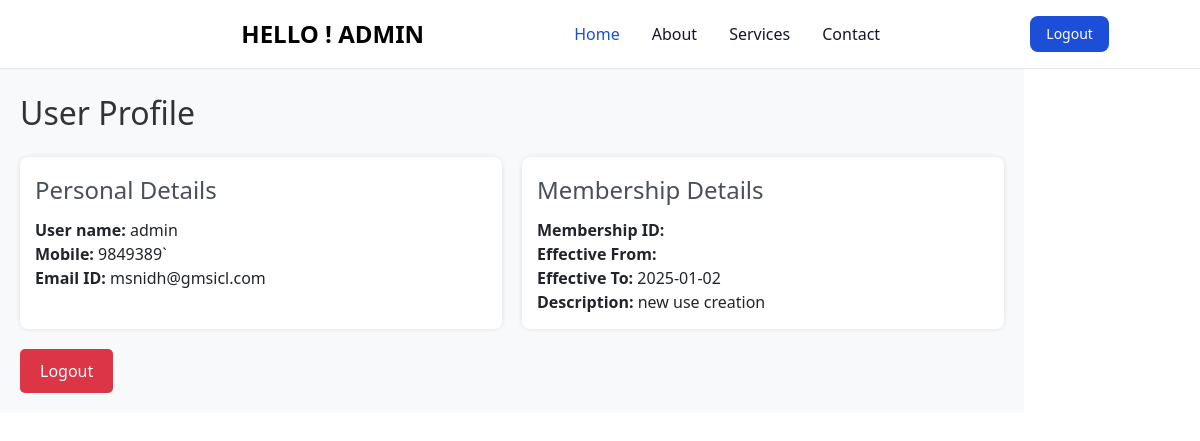
The app's page /profile.php (signed in) with its own data.
### tables this page shows
CREATE TABLE `user_info` (
  `id` int NOT NULL AUTO_INCREMENT,
  `user_name` varchar(45) DEFAULT NULL,
  `password` varchar(45) DEFAULT NULL,
  `mobile_no` varchar(45) DEFAULT NULL,
  `emai_id` varchar(45) DEFAULT NULL,
  `effective_from_date` varchar(45) DEFAULT NULL,
  `effective_to_date` varchar(45) DEFAULT NULL,
  `membership_id` varchar(45) DEFAULT NULL,
  `description` varchar(45) DEFAULT NULL,
  `days` varchar(45) DEFAULT NULL,
  `created_by` varchar(45) DEFAULT NULL,
  `created_date` varchar(45) DEFAULT NULL,
  `updated_by` varchar(45) DEFAULT NULL,
  `updated_date` varchar(45) DEFAULT NULL,
  PRIMARY KEY (`id`),
  UNIQUE KEY `user_name_UNIQUE` (`user_name`)
);

### profile.php (the view, shortened to what this page needs)
<?php
include("./db.php");
include("./navbar.php");
$user_id  = $_SESSION["user_id"];
$sql = "SELECT * from user_info where id = $user_id ";
$result = mysqli_query($conn, $sql);
$row = mysqli_fetch_assoc($result);
?>
<!DOCTYPE html>
<html lang="en">
<head>
    <link href="https://cdn.jsdelivr.net/npm/tailwindcss@2.0.4/dist/tailwind.min.css" rel="stylesheet">
</head>
<body>
    <div class="container">
        <div class="profile-header">
            <h2>User Profile</h2>
        </div>
        <div class="profile-info">
            <div class="profile-card">
                <h3>Personal Details</h3>
                <p><strong>User name:</strong> <?php echo $row['user_name'];  ?></p>
                <p><strong>Mobile:</strong> <?php echo $row['mobile_no'];  ?></p>
                <p><strong>Email ID:</strong> <?php echo $row['emai_id'];  ?></p>
            </div>
            <div class="profile-card">
                <h3>Membership Details</h3>
                <p><strong>Membership ID:</strong> <?php echo $row['membership_id'];  ?></p>
                <p><strong>Effective From:</strong> <?php echo $row['membership_id'];  ?></p>
                <p><strong>Effective To:</strong> <?php echo $row['effective_to_date'];  ?></p>
                <p><strong>Description:</strong> <?php echo $row['description'];  ?></p>
            </div>
        </div>
        <div class="profile-actions">
            <a href="./logout.php" class="btn-logout">Logout</a>
        </div>
    </div>
</body>
</html>

### profile.php (style rules this page uses)
.container { padding: 20px; background-color: #f8f9fa; }
.profile-header h2 { font-size: 2rem; color: #333; margin-bottom: 20px; }
.profile-info { display: flex; gap: 20px; margin-bottom: 20px; }
.profile-card { flex: 1; background-color: white; padding: 15px; border-radius: 8px; box-shadow: 0px 0px 5px rgba(0, 0, 0, 0.1); }
.profile-card h3 { font-size: 1.5rem; color: #495057; margin-bottom: 10px; }
.profile-card p { font-size: 1rem; color: #212529; }
.profile-actions { display: flex; justify-content: flex-start; gap: 10px; }
.btn-edit, .btn-logout { background-color: #007bff; color: white; padding: 10px 20px; border: none; border-radius: 5px; cursor: pointer; }
.btn-logout { background-color: #dc3545; }

### records on screen
user_info: user_name "admin", mobile_no "9849389`", emai "msnidh@gmsicl.com", effective_to_date "2025-01-02", description "new use creation"

### other values on screen
$_SESSION["username"] "ADMIN"
